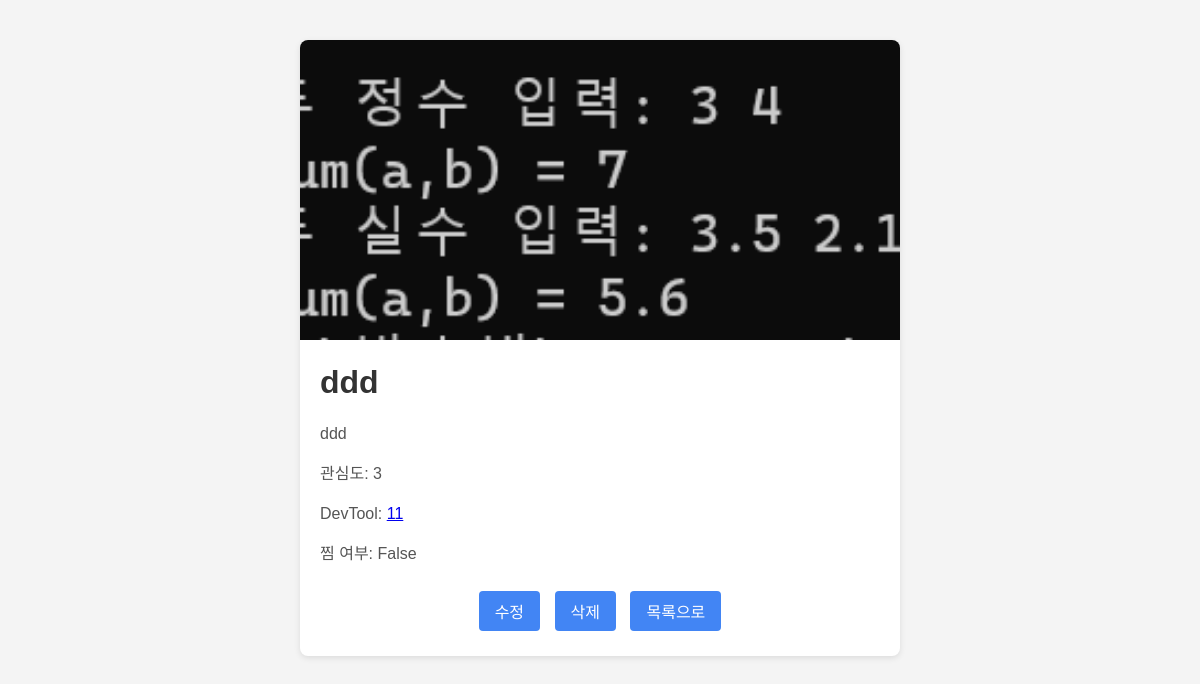
The app's page /idea/3/ with its own data.
### ideas/models.py (models this page shows, shortened)
class Idea(models.Model):
    title = models.CharField(max_length=200)
    image = models.ImageField(upload_to='idea_images/')
    content = models.TextField()
    interest = models.IntegerField(default=0)
    devtool = models.ForeignKey(DevTool, on_delete=models.CASCADE, related_name='ideas')
    created_at = models.DateTimeField(auto_now_add=True)

class DevTool(models.Model):
    name = models.CharField(max_length=100)
    kind = models.CharField(max_length=100)
    content = models.TextField()

### ideas/views.py (the view)
# urls.py: path('idea/<int:pk>/', views.idea_detail, name='idea_detail'),
def idea_detail(request, pk):
    idea = get_object_or_404(Idea, pk=pk)
    starred = False
    if request.user.is_authenticated:
        starred = IdeaStar.objects.filter(user=request.user, idea=idea).exists()
    return render(request, 'ideas/idea_detail.html', {
        'idea': idea,
        'starred': starred
    })

### ideas/templates/ideas/idea_detail.html (shortened to what this page needs)
<!DOCTYPE html>
<html lang="en">
<head>
</head>
<body>
  <div class="card">
    {% if idea.image %}
      <img src="{{ idea.image.url }}" alt="{{ idea.title }}">
    {% endif %}
    <div class="card-content">
      <h1>{{ idea.title }}</h1>
      <p>{{ idea.content }}</p>
      <p>관심도: {{ idea.interest }}</p>
      <p>DevTool: <a href="{% url 'ideas:devtool_detail' idea.devtool.pk %}">{{ idea.devtool.name }}</a></p>
      <p>찜 여부: {{ starred }}</p>
      <div class="buttons">
        <a href="{% url 'ideas:idea_edit' idea.pk %}">수정</a>
        <a href="{% url 'ideas:idea_delete' idea.pk %}">삭제</a>
        <a href="{% url 'ideas:idea_list' %}">목록으로</a>
      </div>
    </div>
  </div>
</body>
</html>

### ideas/templates/ideas/idea_detail.html (style rules this page uses)
body { font-family: Arial, sans-serif; background-color: #f4f4f4; margin: 0; padding: 20px; }
.card { max-width: 600px; background-color: #fff; margin: 20px auto; border-radius: 8px; box-shadow: 0 2px 6px rgba(0,0,0,0.1); overflow: hidden; }
.card img { width: 100%; height: 300px; object-fit: cover; }
.card-content { padding: 20px; }
.card-content h1 { margin-top: 0; color: #333; }
.card-content p { color: #555; line-height: 1.5; }
.buttons { margin-top: 20px; text-align: center; }
.buttons a { display: inline-block; padding: 8px 16px; margin: 5px; text-decoration: none; border-radius: 4px; background-color: #4285f4; color: #fff; transition: background-color 0.2s; }

### records on screen
Idea: image (picture), title "ddd", content "ddd", interest "3", devtool.name "11"

### other values on screen
{{ starred }} "False"
